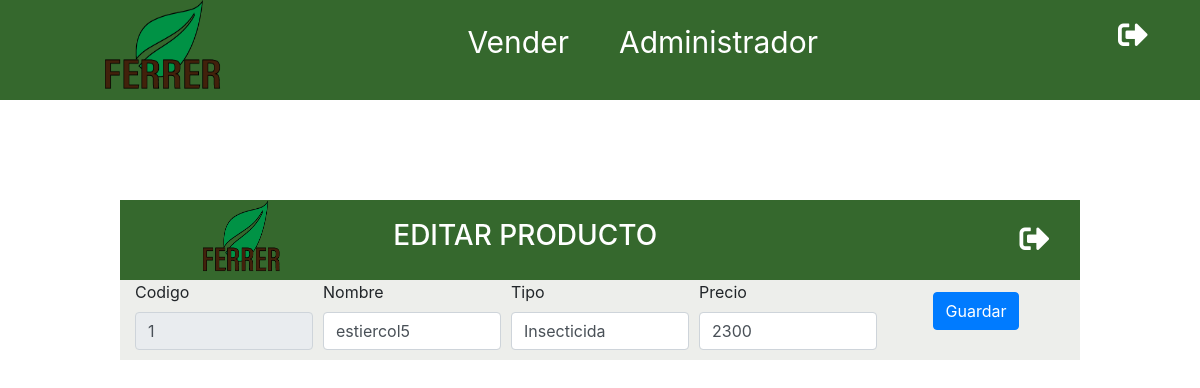
Before: /editar.php?id=1 with the older database file.
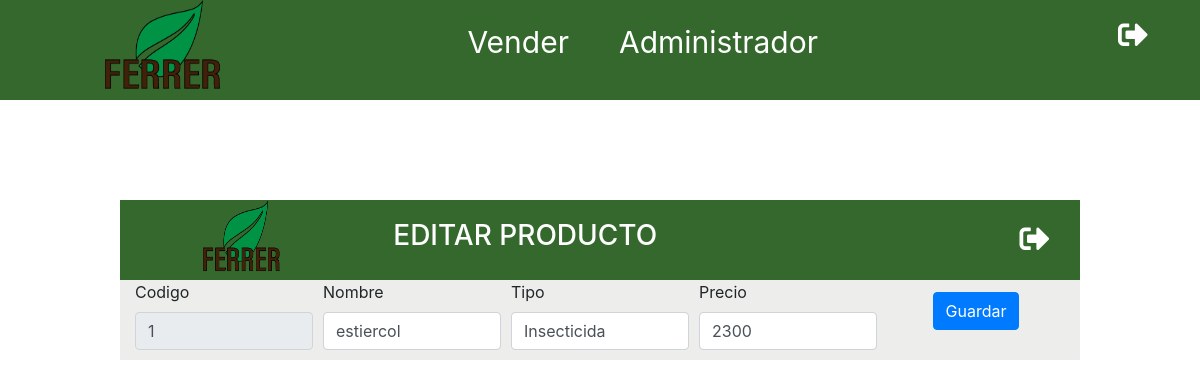
After: the same page with the newer database file.
### tables this page shows
CREATE TABLE `producto` (
  `Id_Producto` int(100) NOT NULL,
  `Nombre_Producto` varchar(25) NOT NULL,
  `Id_Tipo_Producto` varchar(50) NOT NULL,
  `Precio_Venta` int(11) NOT NULL
);

### includes/funciones/consultas.php (called while the page is built, shortened)
<?php
function obtenerProducto($id){
    include 'bd_conexion.php';
    try{
        return $conn->query("SELECT Id_Producto, Nombre_Producto, Id_Tipo_Producto, Precio_Venta FROM producto WHERE Id_Producto = $id");
    }catch(Exception $e){
        echo "error!!". $e->getMessage() ."<br>";
        return false;
    }
}
?>

### editar.php (the view, shortened to what this page needs)
<?php include_once 'includes/templates/header.php';
include_once 'includes/funciones/consultas.php';
    $id = filter_var($_GET['id'], FILTER_VALIDATE_INT);
    $resultado = obtenerProducto($id);
    $producto = $resultado->fetch_assoc();
    ?>
    <pre>
</pre>
<div class="inventarioMORE UPDATE" id="inventarioADD">
                <div class="TengoEstilos">
                  <img src="./img/logo.png" alt="Logo">
                  <H3>EDITAR PRODUCTO</H3>
                  <a href="Admin.php"> <i class="fas fa-sign-out-alt Singout" id="CerrarAnadir"></i></a>
                </div>
                <div class="container">
                  <form   id="producto" class="Anadir" method="POST">
                    <div class="form-row">
                    <div class="col">
                        <label for="">Codigo</label>
                        <input type="text" placeholder="Codigo Producto" id="Codigo" name="Codigo" readonly="readonly" class="form-control" value="<?php echo ($producto['Id_Producto']) ? $producto['Id_Producto'] : ''; ?>" >
                      </div>
                      <div class="col">
                        <label for="">Nombre</label>
                        <input type="text" placeholder="Nombre Producto" id="Nombre" name="Nombre" class="form-control" value="<?php echo ($producto['Nombre_Producto']) ? $producto['Nombre_Producto'] : ''; ?>" >
                      </div>
                      <div class="col">
                        <label for="">Tipo</label>
                        <input list="buscador"placeholder="Tipo Producto" id="Tipo" name="Tipo" class="form-control" value="<?php echo ($producto['Id_Tipo_Producto']) ? $producto['Id_Tipo_Producto'] : ''; ?>" >
                      </div>
                      <div class="col">
                        <label for="Nombre">Precio</label>
                        <input type="number" placeholder="Precio" id="Precio" name="Precio" class="form-control" value="<?php echo ($producto['Precio_Venta']) ? $producto['Precio_Venta'] : ''; ?>" >
                      </div>
                      <div class="col Enviar">
                          <?php
                           $textoBtn = ($producto['Precio_Venta']) ? 'Guardar' : 'añadir';
                          ?>
                        <input type="submit" name="submit" value="<?php echo $textoBtn; ?>" class="btn btn-primary mb-2">
                      </div>
                    </div>
<?php include_once 'includes/templates/footer.php'; ?>

### includes/templates/header.php (shortened to what this page needs)
<!DOCTYPE html>
<html lang="en">
<head>
    <link rel="stylesheet" href="https://use.fontawesome.com/releases/v5.6.3/css/all.css">
    <link rel="stylesheet" href="./css/style.css">
    <link rel="stylesheet" href="https://stackpath.bootstrapcdn.com/bootstrap/4.4.1/css/bootstrap.min.css">
      <link rel="stylesheet" href="https://use.fontawesome.com/releases/v5.4.1/css/all.css">
    <link rel="stylesheet" href="https://use.fontawesome.com/releases/v5.4.1/css/all.css">
</head>
<body>
    <header>
    <div class="Home">
    <nav class="TengoEstilos">
        <img src="./img/logo.png" alt="Logo">
        <ul class="enlace-navegacion">
            <li><a id="vender" class="encalce" href="Venta.php">Vender</a></li>
            <li><a id="admin"  class="encalce" href="Admin.php">Administrador</a></li>
            <a href="index.php?cerrar_session=true"><i class="fas fa-sign-out-alt Singout"></i></a>
        </ul>
    </nav>
   </header>

### includes/templates/footer.php (shortened to what this page needs)
</div>
</body>
</html>

### css/style.css (style rules this page uses)
* { margin:0; }
body { margin: 0; width: 100vw; font-family: 'Lato',Arial, Helvetica, sans-serif ; justify-content: center; }
.TengoEstilos { background: #35682d; width: 100%; height: auto; display: flex; justify-content: space-around; align-items: center; }
.TengoEstilos img { width: 120px; height: 100px; margin: 0 50px; }
ul { display: flex; }
li { list-style: none; margin-left: 50px; }
li a { font-size: 30px; text-decoration: none; color: #fff }
.Singout { color: #fff; margin-left: 300px; font-size: 30px; }
li { font-size: 20px; }
form { display: flex; flex-direction: column; justify-content: center; align-items: center; }
label { display: block; margin-bottom: 10px; }
h3 { color: white; font-weight: 300; }
.inventarioMORE { background-color:rgb(237, 238, 235); width: 80vw; height: auto; display: none; position: absolute; flex-direction: column; justify-content: center; align-self: center; top: 25%; left: 10%; overflow: hidden; }
.inventarioMORE img { width: 80px; height: 80px; }
.Enviar { display: flex; justify-content: center; align-items: center; }
.Anadir { margin-bottom: 10px; }
.UPDATE { display: flex; }

Changed rows visible on the page:
changed producto "Insecticida": Nombre "estiercol5" → "estiercol"
